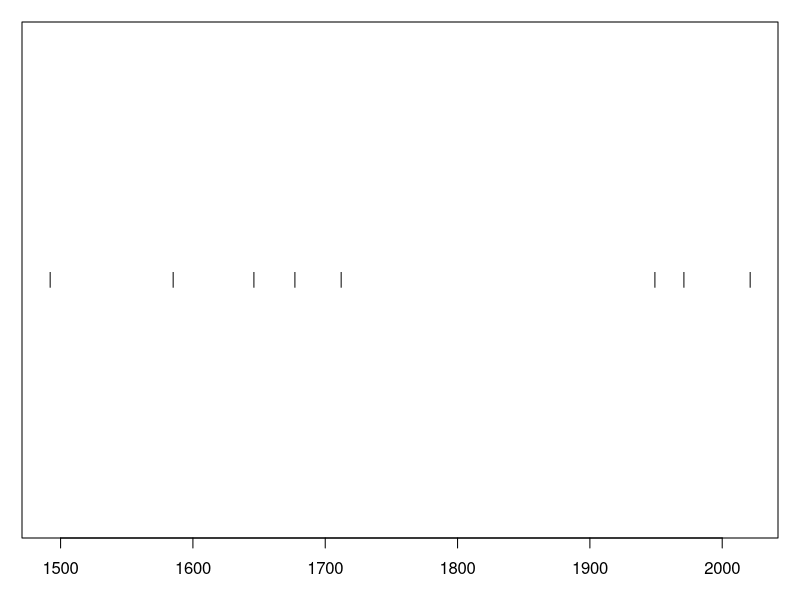

This figure's R source:
## ---- chunk 1
eruptions <- c(1492, 1585, 1646, 1677, 1712, 1949, 1971, 2021)
n_eruptions <- length(eruptions)
## ---- chunk 2
#| label: fig-timeline
#| fig-cap: Timeline of recent earthquakes on La Palma
#| fig-alt: An event plot of the years of the last 8 eruptions on La Palma.
#| fig-height: 1.5
#| fig-width: 6
par(mar = c(3, 1, 1, 1) + 0.1)
plot(eruptions, rep(0, n_eruptions), 
  pch = "|", axes = FALSE)
axis(1)
box()
## ---- chunk 3
#| output: false
avg_years_between_eruptions <- mean(diff(eruptions[-n_eruptions]))
avg_years_between_eruptions
